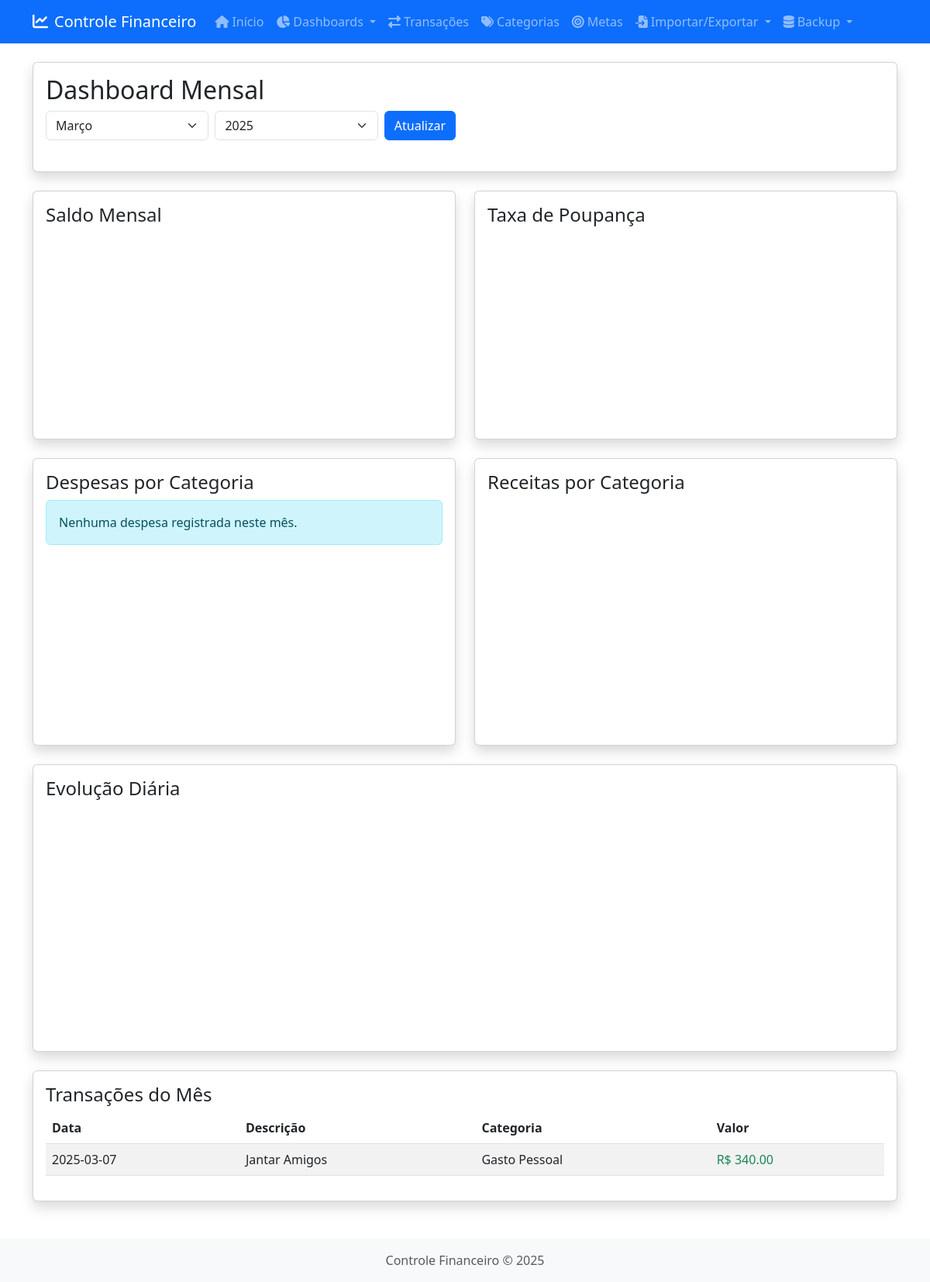
Screenshot of /dashboard/monthly with the database file from the repository.
### app/models/models.py (models this page shows, shortened)
class Transaction(db.Model):
    id = db.Column(db.Integer, primary_key=True)
    date = db.Column(db.Date, nullable=False, default=datetime.utcnow)
    description = db.Column(db.String(200), nullable=False)
    amount = db.Column(db.Float, nullable=False)
    category_id = db.Column(db.Integer, db.ForeignKey('category.id'), nullable=False)
    recurring = db.Column(db.Boolean, default=False)
    recurring_period = db.Column(db.String(20), nullable=True)  # 'monthly', 'yearly', etc.
    created_at = db.Column(db.DateTime, default=datetime.utcnow)
    updated_at = db.Column(db.DateTime, default=datetime.utcnow, onupdate=datetime.utcnow)
    def to_dict(self):
        return {
            'id': self.id,
            'date': self.date.strftime('%Y-%m-%d'),
            'description': self.description,
            'amount': self.amount,
            'category_id': self.category_id,
            'category_name': self.category.name if self.category else None,
            'category_type': self.category.type if self.category else None,
            'recurring': self.recurring,
            'recurring_period': self.recurring_period
        }

class Category(db.Model):
    id = db.Column(db.Integer, primary_key=True)
    name = db.Column(db.String(100), nullable=False)
    type = db.Column(db.String(50), nullable=False)  # 'expense', 'income', 'investment'
    color = db.Column(db.String(20), default='#3498db')
    transactions = db.relationship('Transaction', backref='category', lazy=True)
    goals = db.relationship('Goal', backref='category', lazy=True)

### app/controllers/routes.py (the view)
@app.route('/dashboard/monthly')
def monthly_dashboard():
    month = request.args.get('month', datetime.now().month)
    year = request.args.get('year', datetime.now().year)
    transactions = Transaction.query.filter(
        extract('year', Transaction.date) == year,
        extract('month', Transaction.date) == month
    ).all()
    charts = generate_monthly_charts(transactions, month, year)
    return render_template('monthly_dashboard.html',
                          charts=charts,
                          month=month,
                          year=year,
                          transactions=[t.to_dict() for t in transactions])

### app/controllers/routes.py (called while the page is built)
@app.context_processor
def inject_now():
    return {'now': datetime.now()}

### app/templates/monthly_dashboard.html (shortened to what this page needs)
{% extends "base.html" %}
{% block content %}
<div class="row mb-4">
    <div class="col-12">
        <div class="card shadow">
            <div class="card-body">
                <h2 class="card-title">Dashboard Mensal</h2>
                <div class="row mb-4">
                    <div class="col-md-6">
                        <form id="dateForm" class="d-flex">
                            <select id="monthSelect" name="month" class="form-select me-2">
                                <option value="3" {% if month == 3 %}selected{% endif %}>Março</option>
                            </select>
                            <select id="yearSelect" name="year" class="form-select me-2">
                                {% for y in range(2020, 2031) %}
                                <option value="{{ y }}" {% if year == y %}selected{% endif %}>{{ y }}</option>
                                {% endfor %}
                            </select>
                            <button type="submit" class="btn btn-primary">Atualizar</button>
                        </form>
                    </div>
                </div>
            </div>
        </div>
    </div>
</div>
<div class="row mb-4">
    <div class="col-md-6">
        <div class="card shadow h-100">
            <div class="card-body">
                <h4 class="card-title">Saldo Mensal</h4>
                <div id="balanceChart" style="height: 250px;"></div>
            </div>
        </div>
    </div>
    <div class="col-md-6">
        <div class="card shadow h-100">
            <div class="card-body">
                <h4 class="card-title">Taxa de Poupança</h4>
                <div id="savingRateChart" style="height: 250px;"></div>
            </div>
        </div>
    </div>
</div>
<div class="row mb-4">
    <div class="col-md-6">
        <div class="card shadow h-100">
            <div class="card-body">
                <h4 class="card-title">Despesas por Categoria</h4>
                <div id="expensesChart" style="height: 300px;"></div>
            </div>
        </div>
    </div>
    <div class="col-md-6">
        <div class="card shadow h-100">
            <div class="card-body">
                <h4 class="card-title">Receitas por Categoria</h4>
                <div id="incomeChart" style="height: 300px;"></div>
            </div>
        </div>
    </div>
</div>
<div class="row mb-4">
    <div class="col-12">
        <div class="card shadow">
            <div class="card-body">
                <h4 class="card-title">Evolução Diária</h4>
                <div id="dailyChart" style="height: 300px;"></div>
            </div>
        </div>
    </div>
</div>
<div class="row">
    <div class="col-12">
        <div class="card shadow">
            <div class="card-body">
                <h4 class="card-title">Transações do Mês</h4>
                <div class="table-responsive">
                    <table class="table table-striped table-hover">
                        <thead>
                            <tr>
                                <th>Data</th>
                                <th>Descrição</th>
                                <th>Categoria</th>
                                <th>Valor</th>
                            </tr>
                        </thead>
                        <tbody>
                            {% for t in transactions %}
                            <tr>
                                <td>{{ t.date }}</td>
                                <td>{{ t.description }}</td>
                                <td>{{ t.category_name }}</td>
                                <td class="{% if t.amount < 0 %}text-danger{% else %}text-success{% endif %}">
                                    R$ {{ "%.2f"|format(t.amount) }}
                                </td>
                            </tr>
                            {% else %}
                            <tr>
                                <td colspan="4" class="text-center">Nenhuma transação encontrada para este mês.</td>
                            </tr>
                            {% endfor %}
                        </tbody>
                    </table>
                </div>
            </div>
        </div>
    </div>
</div>
{% endblock %}

### rows the page displays
Transaction: description "Jantar Amigos", amount "340.00"
Category: category_name "Gasto Pessoal"

### other values shown
{{ t.date }} "2025-03-07"
form field year "2025"
